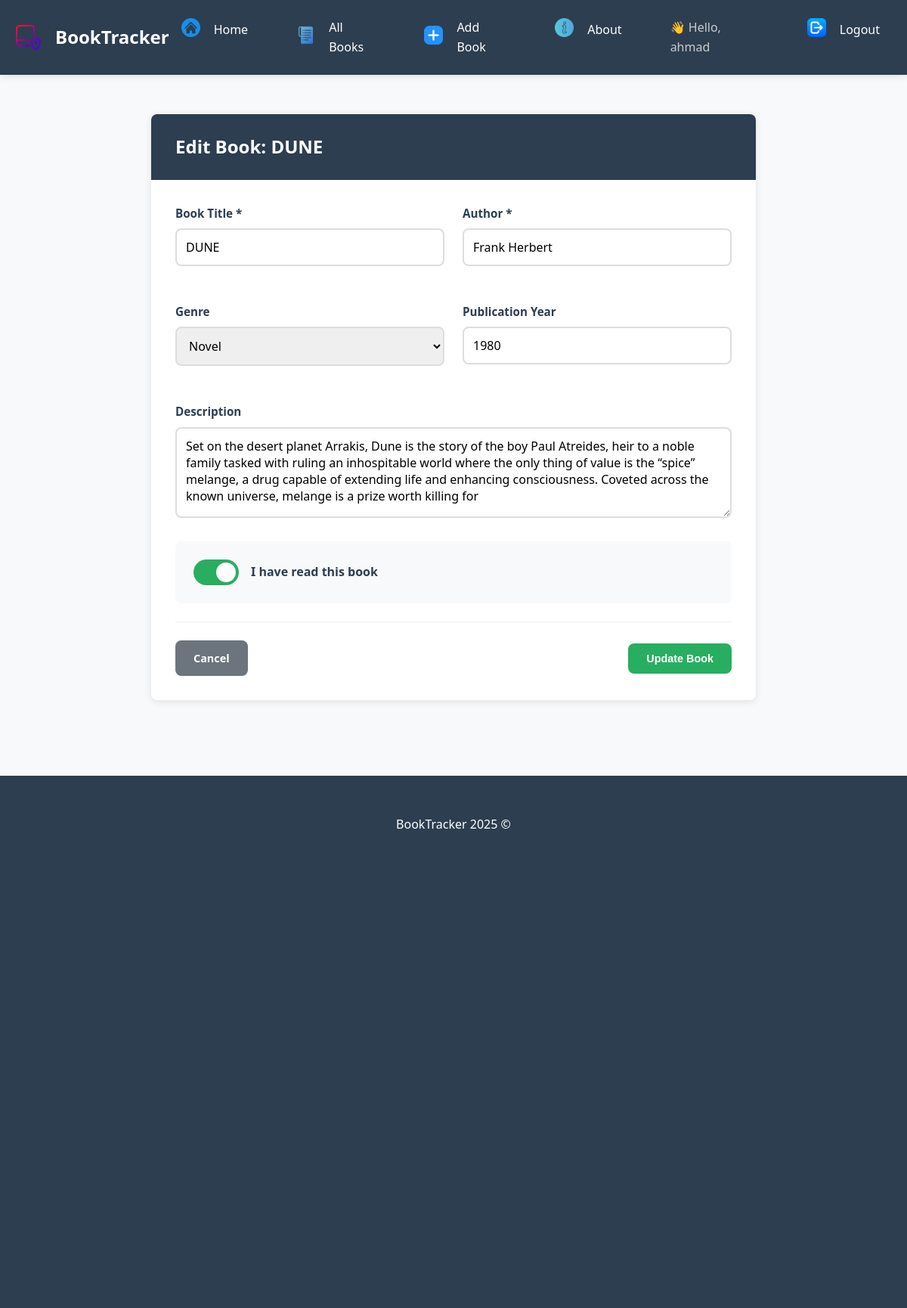
The page /books/12/update/ (signed in) on the database its author committed.
### main_app/models.py (models this page shows, shortened)
class Book(models.Model):
    GENRE_CHOICES = [
        ('Novel', 'Novel'),
        ('Science Fiction', 'Science Fiction'),
        ('History', 'History'),
        ('Self Development', 'Self Development'),
        ('Biography', 'Biography'),
        ('Literature', 'Literature'),
        ('Poetry', 'Poetry'),
        ('Children', 'Children'),
        ('Other', 'Other'),
    ]
    title = models.CharField(max_length=200)
    author = models.CharField(max_length=100)
    genre = models.CharField(choices=GENRE_CHOICES)
    description = models.TextField(max_length=500)
    publication_year = models.IntegerField(
        validators=[MinValueValidator(1000), MaxValueValidator(2025)] # To select year between 1000 and 2025
    )
    is_read = models.BooleanField(default=False)
    created_at = models.DateTimeField(auto_now_add=True)
    user = models.ForeignKey(
        User,
        on_delete=models.CASCADE,
        null=True,  # temp (we used it to solve makemigrations issue)
        blank=True  # temp
    )
    class Meta:
        ordering = ['-created_at']

### main_app/views.py (the view, shortened to what this page needs)
# urls.py: path('books/<int:pk>/update/', BookUpdate.as_view(), name='book_update'),
class BookUpdate(UserAccessMixin, LoginRequiredMixin, UpdateView):
    model = Book
    form_class = BookForm
    template_name = 'books/book_form.html'
    success_url = reverse_lazy('book_list')

### main_app/forms.py
class BookForm(forms.ModelForm):
    class Meta:
        model = Book
        fields = ['title', 'author', 'genre', 'description', 'publication_year', 'is_read']
        widgets = {
            'description': forms.Textarea(attrs={'rows': 4}),
            'publication_year': forms.NumberInput(attrs={'min': 1000, 'max': 2025}),
        }

### main_app/views.py (called while the page is built)
    def test_func(self):
        book = self.get_object()
        return book.user == self.request.user

### main_app/templates/books/book_form.html (shortened to what this page needs)
{% extends 'base.html' %}
{% load static %}
{% block extra_css %}
<link rel="stylesheet" href="{% static 'css/book_form.css' %}">
{% endblock %}
{% block content %}
<div class="form-container">
    <div class="form-card">
        <div class="form-header">
            <h2>
                {% if object %}
                    Edit Book: {{ object.title }}
                {% else %}
                    Add New Book
                {% endif %}
            </h2>
        </div>
        <div class="form-body">
            <form method="post">
                <div class="form-row">
                    <div class="form-group">
                        <label for="id_title" class="form-label">Book Title *</label>
                        <input type="text" name="title" class="form-control"
                               id="id_title" value="{{ form.title.value|default:'' }}"
                               required maxlength="200" placeholder="Enter book title">
                    </div>
                    <div class="form-group">
                        <label for="id_author" class="form-label">Author *</label>
                        <input type="text" name="author" class="form-control"
                               id="id_author" value="{{ form.author.value|default:'' }}"
                               required maxlength="100" placeholder="Enter author name">
                    </div>
                </div>
                <div class="form-row">
                    <div class="form-group">
                        <label for="id_genre" class="form-label">Genre</label>
                        <select name="genre" class="form-select" id="id_genre">
                            {% for value, text in form.fields.genre.choices %}
                                <option value="{{ value }}"
                                        {% if form.genre.value == value %}selected{% endif %}>
                                    {{ text }}
                                </option>
                            {% endfor %}
                        </select>
                    </div>
                    <div class="form-group">
                        <label for="id_publication_year" class="form-label">Publication Year</label>
                        <input type="number" name="publication_year" class="form-control"
                               id="id_publication_year" value="{{ form.publication_year.value|default:'' }}"
                               min="1000" max="2025" placeholder="Insert year">
                    </div>
                </div>
                <div class="form-group">
                    <label for="id_description" class="form-label">Description</label>
                    <textarea name="description" class="form-control form-textarea" id="id_description"
                              rows="4" placeholder="Write a brief description about the book...">{{ form.description.value|default:'' }}</textarea>
                </div>
                <div class="form-switch">
                    <label class="switch">
                        <span class="slider"></span>
                    </label>
                    <label for="id_is_read" class="switch-label">I have read this book</label>
                </div>
                <div class="form-actions">
                    <a href="{% if object %}{% url 'book_detail' object.pk %}{% else %}{% url 'book_list' %}{% endif %}"
                       class="btn btn-secondary">Cancel</a>
                    <button type="submit" class="btn btn-success">
                        {% if object %}Update Book{% else %}Add Book{% endif %}
                    </button>
                </div>
            </form>
        </div>
    </div>
</div>
{% endblock %}

### main_app/templates/base.html (shortened to what this page needs)
<!DOCTYPE html>
<html lang="en" dir="ltr">
<head>
    {% load static %}
    <link rel="stylesheet" href="{% static 'css/base.css' %}">
    {% block extra_css %}{% endblock %}
</head>
<body>
    <nav class="navbar">
        <div class="nav-container">
            <a class="navbar-brand" href="{% url 'home' %}">
                <img src="{% static 'images/logo.png' %}" alt="BookTracker Logo"
                     style="height: 35px; width: auto; margin-right: 10px;">
                BookTracker
            </a>
            <div class="navbar-menu" id="navbarMenu">
                <ul class="navbar-nav">
                    <li class="nav-item">
                        <a class="nav-link" href="{% url 'home' %}">
                            <span class="nav-icon">                <img src="{% static 'images/home.png' %}" alt="BookTracker Logo"
                     style="height: 25px; width: auto; margin-right: 10px;"></span> Home
                        </a>
                    </li>
                    <li class="nav-item">
                        <a class="nav-link" href="{% url 'book_list' %}">
                            <span class="nav-icon">                <img src="{% static 'images/list.png' %}" alt="BookTracker Logo"
                     style="height: 25px; width: auto; margin-right: 10px;"></span> All Books
                        </a>
                    </li>
                    <li class="nav-item">
                        <a class="nav-link" href="{% url 'book_create' %}">
                            <span class="nav-icon">                <img src="{% static 'images/add.png' %}" alt="BookTracker Logo"
                     style="height: 25px; width: auto; margin-right: 10px;"></span> Add Book
                        </a>
                    </li>
                    <li class="nav-item">
                        <a class="nav-link" href="{% url 'about' %}">
                            <span class="nav-icon">                <img src="{% static 'images/about.png' %}" alt="BookTracker Logo"
                     style="height: 25px; width: auto; margin-right: 10px;"></span> About
                        </a>
                    </li>
                    {% if user.is_authenticated %}
                    <li class="nav-item">
                        <span class="nav-link" style="color: #ccc;">
                            👋 Hello, {{ user.username }}
                        </span>
                    </li>
                    <li class="nav-item">
                        <a class="nav-link" href="{% url 'logout' %}">
                            <span class="nav-icon">                <img src="{% static 'images/logout.png' %}" alt="BookTracker Logo"
                     style="height: 25px; width: auto; margin-right: 10px;"></span> Logout
                        </a>
                    </li>
                    {% endif %}
                </ul>
            </div>
        </div>
    </nav>
    <div class="container">
    {% block content %}
    {% endblock %}
</div>
    <footer class="footer">
        <div class="container">
            <p class="footer-text">BookTracker 2025 ©</p>
        </div>
    </footer>
</body>
</html>

### main_app/static/css/base.css (style rules this page uses)
:root { --primary-color: #2c3e50; --secondary-color: #3498db; --success-color: #27ae60; --warning-color: #f39c12; --danger-color: #e74c3c; --light-color: #ecf0f1; --dark-color: #2c3e50; --text-color: #333; --border-radius: 8px; --box-shadow: 0 2px 10px rgba(0,0,0,0.1); --transition: all 0.3s ease; }
* { margin: 0; padding: 0; box-sizing: border-box; }
body { font-family: 'Segoe UI', Tahoma, Geneva, Verdana, sans-serif; background-color: #f8f9fa; color: var(--text-color); line-height: 1.6; }
.container { max-width: 1200px; margin: 0 auto; padding: 20px; min-height: 80vh; }
.navbar { background-color: var(--primary-color); padding: 1rem 0; box-shadow: var(--box-shadow); }
.nav-container { max-width: 1200px; margin: 0 auto; padding: 0 20px; display: flex; justify-content: space-between; align-items: center; }
.navbar-brand { color: white; text-decoration: none; font-size: 1.5rem; font-weight: bold; display: flex; align-items: center; gap: 0.5rem; }
.navbar-menu { display: flex; }
.navbar-nav { display: flex; list-style: none; gap: 2rem; }
.nav-link { color: white; text-decoration: none; display: flex; align-items: center; gap: 0.5rem; padding: 0.5rem 1rem; border-radius: var(--border-radius); transition: var(--transition); }
.nav-icon { font-size: 1.1rem; }
.footer { background-color: var(--dark-color); color: white; text-align: center; padding: 2rem 0; margin-top: 3rem; }
.footer-text { margin: 0; }
.btn { padding: 0.75rem 1.5rem; border: none; border-radius: var(--border-radius); text-decoration: none; font-weight: 600; cursor: pointer; transition: var(--transition); display: inline-flex; align-items: center; gap: 0.5rem; font-size: 0.9rem; }
.btn-success { background-color: var(--success-color); color: white; }
.btn-secondary { background-color: #6c757d; color: white; }

### main_app/static/css/book_form.css (style rules this page uses)
.form-container { max-width: 800px; margin: 0 auto; padding: 2rem 0; }
.form-card { background: white; border-radius: var(--border-radius); box-shadow: var(--box-shadow); overflow: hidden; }
.form-header { background: var(--primary-color); color: white; padding: 1.5rem 2rem; }
.form-header h2 { margin: 0; font-size: 1.5rem; }
.form-body { padding: 2rem; }
.form-row { display: grid; grid-template-columns: 1fr 1fr; gap: 1.5rem; margin-bottom: 1.5rem; }
.form-group { margin-bottom: 1.5rem; }
.form-label { display: block; margin-bottom: 0.5rem; font-weight: 600; color: var(--dark-color); font-size: 0.95rem; }
.form-control, .form-select { width: 100%; padding: 0.75rem; border: 2px solid #ddd; border-radius: var(--border-radius); font-size: 1rem; transition: var(--transition); font-family: inherit; }
.form-control::placeholder { color: #999; }
.form-textarea { min-height: 120px; resize: vertical; font-family: inherit; }
.form-switch { display: flex; align-items: center; gap: 1rem; padding: 1.5rem; background: #f8f9fa; border-radius: var(--border-radius); margin: 1.5rem 0; }
.switch { position: relative; display: inline-block; width: 60px; height: 34px; }
.slider { position: absolute; cursor: pointer; top: 0; left: 0; right: 0; bottom: 0; background-color: #ccc; transition: var(--transition); border-radius: 34px; }
.slider:before { position: absolute; content: ""; height: 26px; width: 26px; left: 4px; bottom: 4px; background-color: white; transition: var(--transition); border-radius: 50%; }
input:checked + .slider { background-color: var(--success-color); }
input:checked + .slider:before { transform: translateX(26px); }
.switch-label { font-weight: 600; color: var(--dark-color); cursor: pointer; }
.form-actions { display: flex; justify-content: space-between; align-items: center; padding-top: 1.5rem; border-top: 1px solid #eee; margin-top: 1.5rem; }

### rows shown on the page
Book: title "DUNE", author "Frank Herbert", genre "Novel", description "Set on the desert planet Arrakis, Dune is the story of the boy Paul Atreides, heir to a noble family tasked with ruling an inhospitable world where the only thing of value is the “spice” melange, a drug capable of extending life and enhancing consciousness. Coveted across the known universe, melange is a prize worth killing for"

### other values the page prints
{{ user.username }} "ahmad"
